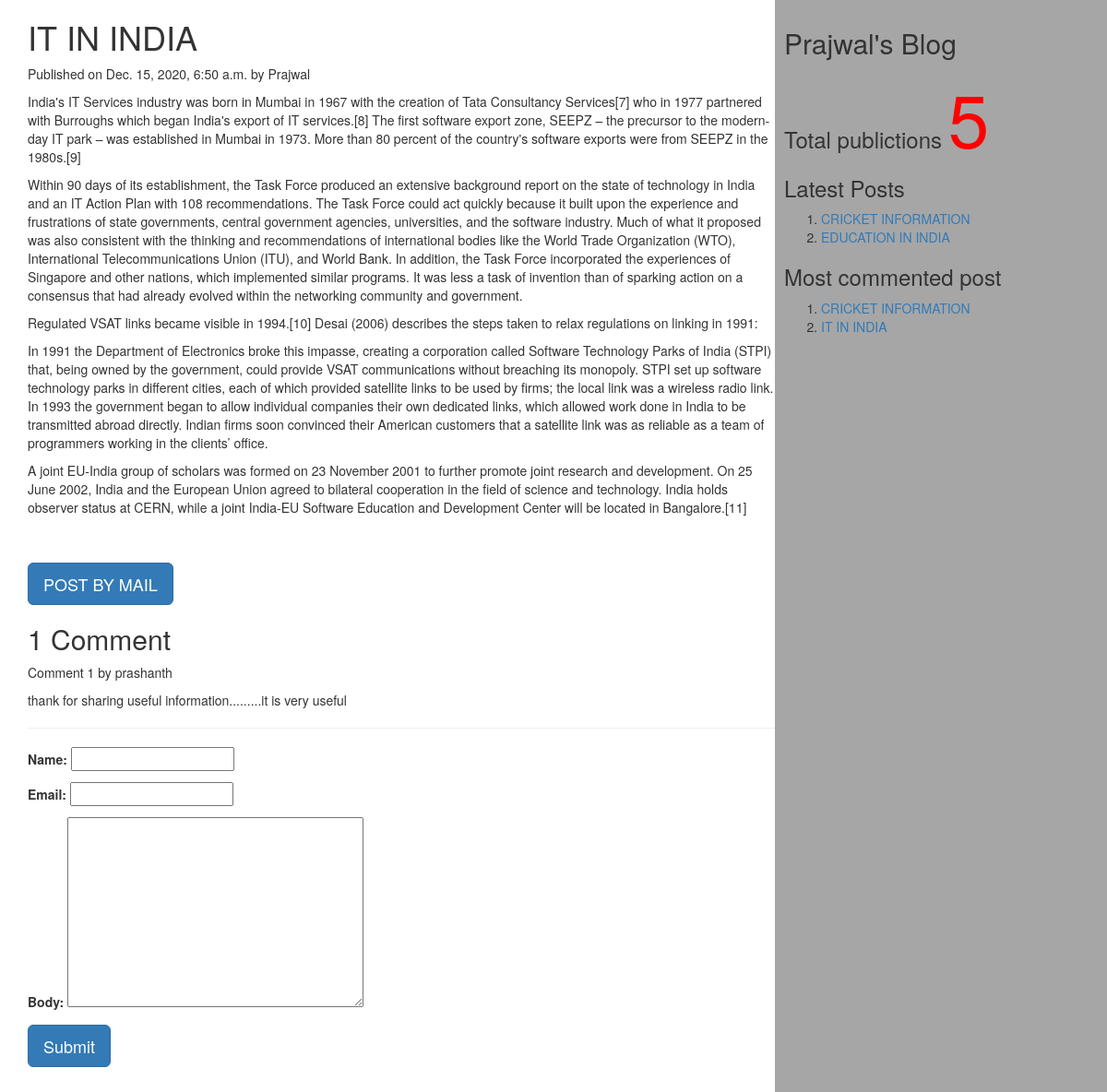
/2020/12/15/it-india, run on the app's committed database.
### myApp/models.py (models this page shows, shortened)
class Post(models.Model):
          tags=TaggableManager()
          STATUS_CHOICES=(('draft','Draft'),('published','Published'))
          title=models.CharField(max_length=256)
          slug=models.SlugField(max_length=264,unique_for_date='publish')
          author=models.ForeignKey(User,related_name='blog_posts',on_delete= models.CASCADE)
          body=models.TextField()
          publish=models.DateTimeField(default=timezone.now)
          created=models.DateTimeField(auto_now_add=True)
          updated=models.DateTimeField(auto_now=True)
          status= models.CharField(max_length=10,choices=STATUS_CHOICES,default='draft')
          objects=CustomManager()
          class Meta:
                ordering=('-publish',)
          def get_absolute_url(self):
                return reverse('post_detail',args=[self.publish.year,self.publish.strftime('%m'),self.publish.strftime('%d'),self.slug])

class Comment(models.Model):
    post=models.ForeignKey(Post,related_name="comments",on_delete=models.CASCADE)
    name=models.CharField(max_length=50)
    email=models.EmailField()
    body=models.TextField()
    created=models.DateTimeField(auto_now_add=True)
    updated=models.DateTimeField(auto_now=True)
    active=models.BooleanField(default=True)
    class Meta:
        ordering=('created',)

### myApp/views.py (the view, shortened to what this page needs)
# urls.py: url(r'(?P<year>\d{4})/(?P<month>\d{2})/(?P<day>\d{2})/(?P<post>[-\w]+)',views.post_detail_view,name='post_detail'),
def post_detail_view(request,year,month,day,post):
    post=get_object_or_404(Post,slug=post,publish__year=year,publish__month=month,publish__day=day)
    comments=post.comments.filter(active=True)
    csubmit=False
    form=CommentForm()
    d={'post':post,'form':form,'csubmit':csubmit,'comments':comments}
    return render(request,'myApp/post_detail.html',d)

### myApp/forms.py
class CommentForm(forms.ModelForm):
    class Meta:
        model=Comment
        fields=('name','email','body')

### myApp/models.py (called while the page is built)
    def get_queryset(self):
        return super().get_queryset().filter(status='published')

### myApp/templatetags/mytags.py (called while the page is built)
@register.simple_tag
def total_posts():
    return Post.objects.count()

@register.inclusion_tag('myApp/latest_post.html')
def show_latest_posts(count=3):
    latest_posts=Post.objects.order_by('-publish')[:count]
    return {'latest_posts':latest_posts}

@register.simple_tag
def get_most_commented_posts(count=2):
    return Post.objects.annotate(total_comments=Count('comments')).order_by('-total_comments')[:count]

### templates/myApp/post_detail.html (shortened to what this page needs)
<html>
    {%extends 'myApp/parent.html'%}
        {%block content_block%}
        <h1>{{post.title}}</h1>
        <p>Published on {{post.publish}} by {{post.author|title}}</p>
        {{post.body|linebreaks}} <br><br>
        <a href="/{{post.id}}/share" class='btn btn-lg btn-primary'>POST BY MAIL</a>
        {%with comments.count as comments_count%}
        <h2>{{comments_count}} Comment{{comments_count|pluralize}}</h2>
        {%endwith%}
        {%if comments%}
         {%for c in comments%}
         <p>Comment {{forloop.counter}} by {{c.name}}</p>
        <div>{{c.body|linebreaks}}</div>
        <hr>
        {%endfor%}
        {%else%}
         <p style="color:blue;font-size:30px;font-style:bold;border-bottom:1px red solid;">There are no comments</p>
        {%endif%}
         {%if csubmit%}
         <h2>Thank you..Your comment has been added successfully!!</h2>
         {%else%}
         <form  method="post">
           {{form.as_p}}
           <input type="submit" class='btn btn-lg btn-primary' value="Submit">
         </form>
         {%endif%}
        {%endblock%}

### templates/myApp/parent.html (shortened to what this page needs)
<html>
{%load mytags%}
    <head>
        <link rel="stylesheet" href="https://maxcdn.bootstrapcdn.com/bootstrap/3.3.7/css/bootstrap.min.css">
    </head>
    <body>
        <div class="content" style="width:70%;float:left;background-color:#ffffff;height:300%;padding:0 0 0 30px">
              {%block content_block%}
              {%endblock%}
        </div>
        <div class="sidebar" style="width:30%;float:right;background-color:#a6a6a6;height:300%;padding:10px">
            <h2>Prajwal's Blog</h2>
            <h3>Total publictions
              <span style="color:red;font-size:80px">
              {%total_posts%}</span>
              <h3>Latest Posts</h3>
              {% show_latest_posts 2 %}
              <h3>Most commented post</h3>
              {%get_most_commented_posts as m%}
              <ol>
                {%for post in m%}
                <li><a href="{{post.get_absolute_url}}">{{post.title}}</a></li>
                {%endfor%}
              </ol>
            </h3>
        </div>
    </body>
</html>

### templates/myApp/latest_post.html
<!DOCTYPE html>
<html lang="en" dir="ltr">
  <body>
    <ol>
    {%for post in latest_posts%}
    <li><a href="{{post.get_absolute_url}}">{{post.title}}</a></li>
    {%endfor%}
    </ol>
  </body>
</html>

### data on the page
Post: title "IT IN INDIA", publish "Dec. 15, 2020, 6:50 a.m.", author "Prajwal", body "India's IT Services industry was born in Mumbai in 1967 with the creation of Tata Consultancy Services[7] who in 1977 partnered with Burroughs which began India's export of IT services.[8] The first software export zone, SEEPZ – the precursor to the modern-day IT park – was established in Mumbai in 1973. More than 80 percent of the country's software exports were from SEEPZ in the 1980s.[9] Within 90 days of its establishment, the Task Force produced an extensive background report on the state of technology in India and an IT Action Plan with 108 recommendations. The Task Force could act quickly because it built upon the experience and frustrations of state governments, central government…"
Comment: name "prashanth", body "thank for sharing useful information.........it is very useful"
Post: title "CRICKET INFORMATION"
Post: title "EDUCATION IN INDIA"

### other printed values
{{ comments_count }} "1"
